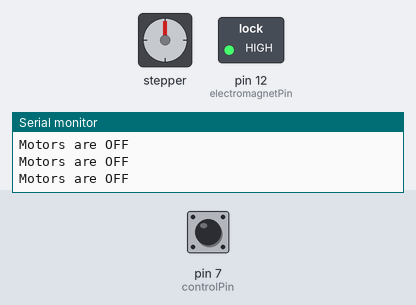
Recording of a sketch running on a simulated Arduino Uno, built with avr-gcc and run on an emulated ATmega328P. Parts: stepper motor, switched loads named in the sketch (green lamp = pin HIGH), the last lines printed to the serial monitor. Inputs (shaded band) come from the test bench; at power-on: pin 7 (controlPin) HIGH. Stepper angles assume 200 steps per turn.

Above: at 1.8 s.
1.9 s: pin 7 (controlPin) pulled LOW for 0.6 s
At 2.15 s:
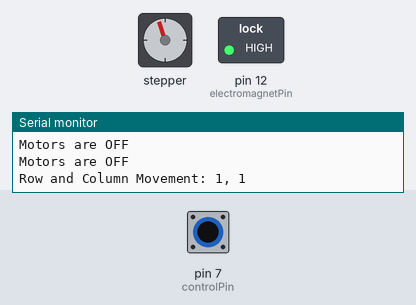
5.2 s: pin 7 (controlPin) pulled LOW for 1 s
At 6.86 s:
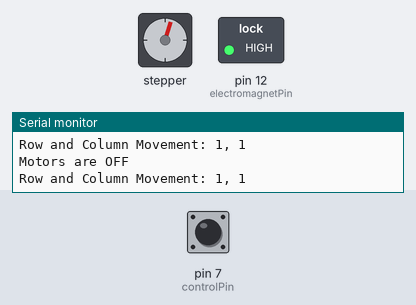
8.6 s: pin 7 (controlPin) pulled LOW for 3.2 s
At 8.96 s:
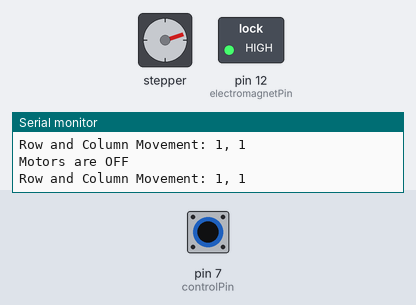
Timing chart, 0 to 14.7 s (numbered marks = the images above; inputs shaded):
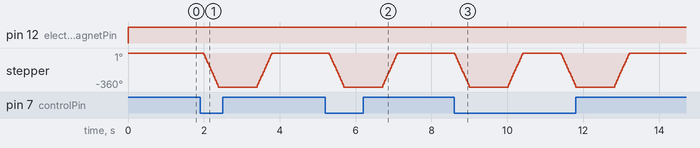

Measured:
- after the input at 1.9 s, stepper: turns 360° counter-clockwise in 0.38 s, then 360° clockwise in 0.38 s
- after the input at 5.2 s, stepper: turns 360° counter-clockwise in 0.38 s, then 360° clockwise in 0.38 s
- after the input at 8.6 s, stepper: turns 360° counter-clockwise in 0.38 s, then 360° clockwise in 0.38 s, then 360° counter-clockwise in 0.38 s, then 360° clockwise in 0.38 s

The sketch:

ChessMoving_V1.ino
```cpp
#include <Stepper.h>
#include <stdlib.h>

const int stepsPerRevolution = 200;
const int controlPin = 7;  // Use digital pin 7 for motor control
const int electromagnetPin = 12;

// Initialize the stepper motors
Stepper myStepper1(stepsPerRevolution, 8, 9, 10, 11);
Stepper myStepper2(stepsPerRevolution, 2, 3, 4, 5);

int row, col;  // Global variables
int row_sign, col_sign;

// Function to calculate movement
void movement(int r_start, int c_start, int r_end, int c_end) {
  row = r_end - r_start;
  col = c_end - c_start;
  if (row == 0) {
    row_sign = 0;
  } else{
    row_sign = row / abs(row);
  }
  if (col == 0) {
    col_sign = 0;
  } else{
    col_sign = col / abs(col);
  }
}

void setup() {
  pinMode(electromagnetPin, OUTPUT);
  pinMode(controlPin, INPUT_PULLUP);  // Set pin 7 as a digital input with internal pull-up
  myStepper1.setSpeed(150);
  myStepper2.setSpeed(150);

  Serial.begin(9600);
}

void loop() {
  int controlState = digitalRead(controlPin);  // Read state of pin 7

  digitalWrite(electromagnetPin, HIGH);

  if (controlState == LOW) {  // If LOW, run motors
    movement(4, 5, 5, 6);  // Updates global row and col

    Serial.print("Row and Column Movement: ");
    Serial.print(row);
    Serial.print(", ");
    Serial.println(col);

    // myStepper1.step(stepsPerRevolution * row);
    // delay(1000);
    myStepper2.step(-stepsPerRevolution * col);
    delay(1000);

    // myStepper1.step(-stepsPerRevolution * row);
    // delay(1000);
    myStepper2.step(stepsPerRevolution * col);
    delay(1000);
  } else {  // If HIGH, stop motors
    Serial.println("Motors are OFF");
    delay(500);
  }


}
```
